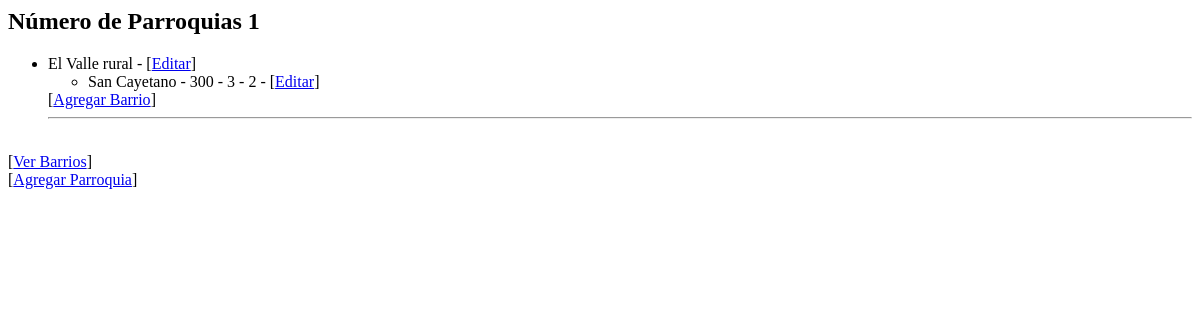
The page /ordenamiento/ on the database as committed earlier.
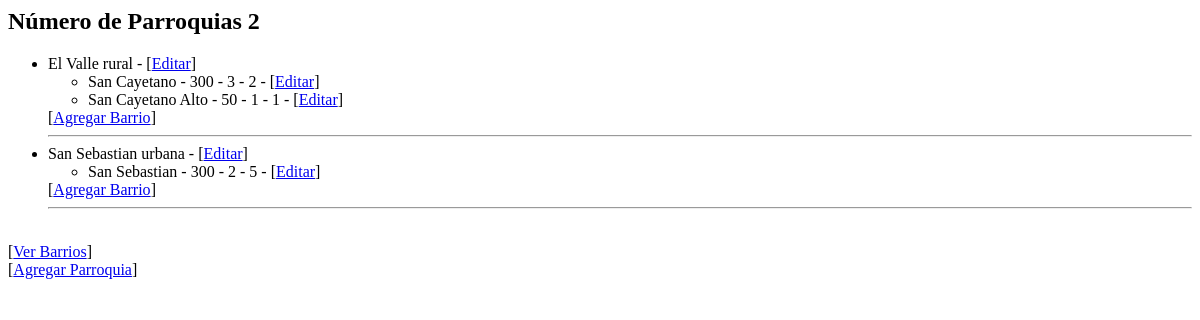
The same page on the database as committed later.
### ordenamiento/models.py (models this page shows, shortened)
class  Parroquia(models.Model):
    opciones_tipo_parroquia =(
        ('urbana','Urbano'),
        ('rural','Rural')
    )
    nombre = models.CharField(max_length=30)
    tipo = models.CharField(max_length=30, choices=opciones_tipo_parroquia)
    def __str__(self):
        return "%s %s" % (self.nombre,
                self.tipo)

class  Barrio(models.Model):
    nroParques =((1,'1'),(2,'2'),(3,'3'),(4,'4'),
    (5,'5'),(6,'6'))
    nombre = models.CharField(max_length=30)
    nroViviendas = models.IntegerField('numero de viviendas')
    nroParques = models.IntegerField(
    choices=nroParques)
    nroEdificios = models.IntegerField('numero de edificios')
    parroquia = models.ForeignKey(Parroquia, on_delete=models.CASCADE,
    related_name= "barrios")

### ordenamiento/views.py (the view)
# urls.py: path('', views.index, name='index'),
def index(request):
    parroquias = Parroquia.objects.all()
    informacion_template = {'parroquias': parroquias, 'nroParroquias':len(parroquias)}
    return render(request, 'index.html', informacion_template)

### ordenamiento/templates/index.html (shortened to what this page needs)
<h2>Número de Parroquias {{ nroParroquias }}</h2>
<ul>
  {% for p in parroquias %}
  <li>
    {{p}} - [<a href="{% url 'editarParroquia' p.id %}">Editar</a>]
    <ul>
      {% for b in p.barrios.all %}
      <li>
        <span
          >{{b.nombre}} - {{b.nroViviendas}} - {{b.nroParques}} -
          {{b.nroEdificios}} - [<a href="{% url 'editarBarrio' b.id %}"
            >Editar</a
          >]
        </span>
      </li>
      {% endfor %}
    </ul>
    [<a href="{% url 'crearBarrioParroquia' p.id %}">Agregar Barrio</a>]
  </li>
  <hr />
  {% endfor %}
</ul>
[<a href="{% url 'obtenerBarrio' %}">Ver Barrios</a>]
[<a href="{% url 'crearParroquia' %}">Agregar Parroquia</a>]

Rows that differ between the two databases and show on the page:
added Barrio: nombre "San Cayetano Alto", nroViviendas "50", nroParques "1", nroEdificios "1", shown under Parroquia "El Valle rural"
added Parroquia: nombre+tipo "San Sebastian urbana"
added Barrio: nombre "San Sebastian", nroViviendas "300", nroParques "2", nroEdificios "5", shown under "San Sebastian urbana"
Other text that changed with them:
{{ nroParroquias }}: "1" → "2"
